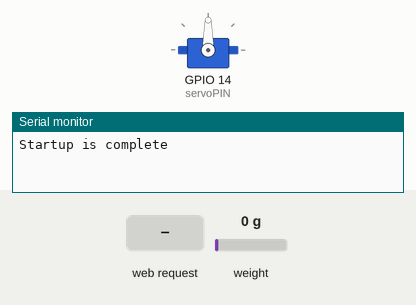
A sketch run on a simulated ESP32. Parts: servo, the last lines printed to the serial monitor. Inputs (shaded band) come from the test bench; at power-on: weight on the scale 0 g. EEPROM starts erased; no MQTT or app messages arrive unless stated.

Above: at 3.6 s.
3.7 s: HTTP request GET /lock received
At 4.6 s:
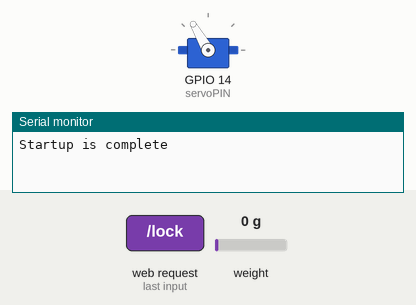
5.2 s: HTTP request GET /unlock received
At 5.7 s:
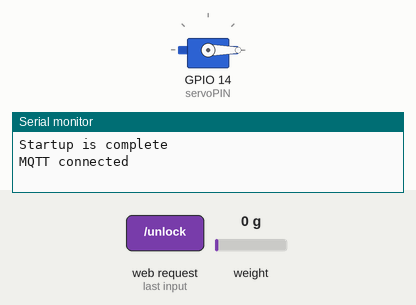
6.7 s: HTTP request GET /lock?ip_address=drive received
At 7.9 s:
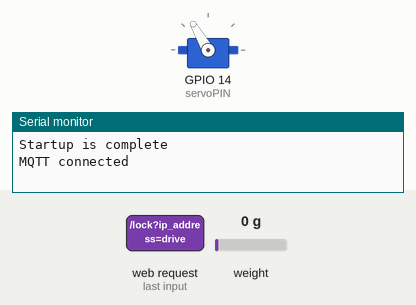
8.2 s: HTTP request GET /unlock?ip_address=drive received
At 9.2 s:
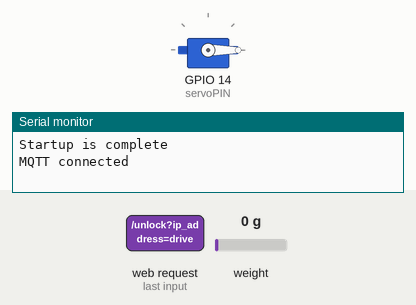
Timing chart, 0 to 10.7 s (numbered marks = the images above; inputs shaded):
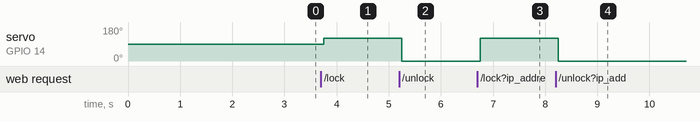

Measured:
- after the input at 3.7 s, servo on GPIO 14 (servoPIN): 90° → 120° after 0.05 s
- after the input at 5.2 s, servo on GPIO 14 (servoPIN): 120° → 0° after 0.05 s
- after the input at 6.7 s, servo on GPIO 14 (servoPIN): 0° → 120° after 0.05 s
- after the input at 8.2 s, servo on GPIO 14 (servoPIN): 120° → 0° after 0.05 s

The sketch:

front_old.ino
```cpp
// (licence header left out)
// lnclude libraries
  #include <WiFi.h>
  #include <PubSubClient.h>
  #include <ArduinoJson.h>
  #include <HX711_ADC.h>
  #include <ESP32Servo.h>
  #include <cstdlib>
  #include <ESPAsyncWebServer.h>
  #include <Preferences.h>
// setup the wifi and mqtt
  const char *ssid = "ESP32_AP";
  const char *password = "123456789";
  // IP address of the Access Point (AP)
  IPAddress local_ip(192,168,4,1);
  IPAddress gateway(192,168,4,1);
  IPAddress subnet(255,255,255,0);
  const char* mqtt_server = "192.168.4.2";
  const int mqtt_port = 1883;
  const char* mqtt_topic_drive = "outTopic/node2";
  const char* mqtt_topic_steer = "outTopic/node1";
  WiFiClient espClient;
  PubSubClient client(espClient);
  AsyncWebServer server(80);
  Preferences preferences;
// weight sensors pins and Setup
  const int HX711_dout_1 = 15; // mcu > HX711 dout pin
  const int HX711_sck_1 = 2;  // mcu > HX711 sck pin
  HX711_ADC driveaxile(HX711_dout_1, HX711_sck_1);
  unsigned long t = 0;
  float drive_weight=0;

  int trigPin=  25 ;// Arduino pin tied to trigger pin on the ultrasonic sensor.
  int echoPin =   26;// Arduino pin tied to echo pin on the ultrasonic sensor.

// define variables
  long duration;
  float temp_steer = 0;
  float temp_drive = 0;
  unsigned long lastReconnectAttempt = 0;
// define servos
  static const int servoPIN = 14;
  Servo servoPINS;


bool reconnect() {
  if (client.connect("ESP1")) {
    Serial.println("MQTT connected");
    return true;
  } else {
    Serial.print("MQTT connection failed, rc=");
    Serial.println(client.state());
    return false;
  }
}
//pins
void lockpin() {
    servoPINS.write(120);
}

void unlockpin() {
    servoPINS.write(0);
}
// read the ultrasonic data  **feedback for the dc motors**
float getdistance() {
  // Trigger ultrasonic sensor
  digitalWrite(trigPin, LOW);
  delayMicroseconds(2);
  digitalWrite(trigPin, HIGH);
  delayMicroseconds(10);
  digitalWrite(trigPin, LOW);
  // Measure echo duration
  duration = pulseIn(echoPin, HIGH);
  // Calculate distance in cm with two decimal places
  float distance = duration * 0.034 / 2.0;
  // Return distance
  return distance;
}
void setup_wifi() {
  // Setting up the AP
  WiFi.softAP(ssid, password);
  WiFi.softAPConfig(local_ip, gateway, subnet);
}
void setupServer() {
    server.on("/lock", HTTP_GET, [](AsyncWebServerRequest *request){
      lockpin();
      request->send(200, "text/plain", "Lockpin activated");
    });

    server.on("/unlock", HTTP_GET, [](AsyncWebServerRequest *request){
      unlockpin();
      request->send(200, "text/plain", "Unlockpin activated");
    });
    server.on("/set_ip", HTTP_POST, [](AsyncWebServerRequest *request){
      if (request->hasParam("ip_address", true)) {
        String ip_address = request->getParam("ip_address", true)->value();
        mqtt_server = ip_address.c_str(); // Update MQTT server address
        request->send(200, "text/plain", "MQTT IP Address updated to: " + ip_address);
      } else {
        request->send(400, "text/plain", "Missing IP Address parameter");
      }
    });
    // Calibration route
  server.on("/calibrate", HTTP_GET, [](AsyncWebServerRequest *request){
    if (request->hasParam("esp") && request->hasParam("type") && request->hasParam("weight")) {
      int esp = request->getParam("esp")->value().toInt();
      String type = request->getParam("type")->value();
      float Known_weight = request->getParam("weight")->value().toFloat();
        if (esp == 1 && type == "drive") {
         driveaxile.refreshDataSet(); //refresh the dataset to be sure that the known mass is measured correct
        float driveCalValue = driveaxile.getNewCalibration(Known_weight); // Get and set the new calibration value
        // Save the new calibration values to EEPROM
        preferences.begin("calibration", false);
        preferences.putFloat("driveCalValue", driveCalValue);
        preferences.end();
        request->send(200, "text/plain", "drive axle calibrated with factor: " + String(driveCalValue));
      } else {
        request->send(400, "text/plain", "Invalid parameters");
      }
    } else {
      request->send(400, "text/plain", "Missing parameters");
    }
  });
    server.on("/tare", HTTP_GET, [](AsyncWebServerRequest *request){
    if (request->hasParam("esp") && request->hasParam("type")) {
      int esp = request->getParam("esp")->value().toInt();
      String type = request->getParam("type")->value();
        if (esp == 1 && type == "drive") {
        driveaxile.tareNoDelay();
        request->send(200, "text/plain", "drive axle tared");
      } else {
        request->send(400, "text/plain", "Invalid parameters");
      }
    } else {
      request->send(400, "text/plain", "Missing parameters");
    }
  });
    // Start the server
    server.begin();}

// read the weight sensor and send the data to the flask app through mqtt client
void send(){
  static boolean newDataReady1 = 0;
  const int serialPrintInterval = 200; // increase value to slow down serial print activity
  // Check for new data from the first sensor
  if (driveaxile.update()) newDataReady1 = true;
  // Get smoothed value from the first sensor dataset
  if (newDataReady1) {
    if (millis() > t + serialPrintInterval) {
      drive_weight = driveaxile.getData()/1000;
      if(drive_weight<0){
        temp_drive=drive_weight;
        drive_weight=0;
      }
      }
      //compensate here
      if( drive_weight>0.25){
        drive_weight=drive_weight+temp_drive;
      }
  }

}
void setup() {
  Serial.begin(57600);
  //define the pins
  pinMode(trigPin, OUTPUT);
  pinMode(echoPin, INPUT);
  servoPINS.attach(servoPIN);
  setup_wifi();
  setupServer();
  client.setServer(mqtt_server, mqtt_port);
  driveaxile.begin();
  unsigned long stabilizingtime = 2000;
  boolean _tare = true;
  driveaxile.start(stabilizingtime, _tare);
  // Check for initialization errors
  if (driveaxile.getTareTimeoutFlag() || driveaxile.getSignalTimeoutFlag()) {
    Serial.println("Timeout, check MCU>HX711 wiring and pin designations");
    while (1);
  } else {
    preferences.begin("calibration", true);
    float driveCalValue = preferences.getFloat("driveCalValue", 332.66); // Default to 195.08 if not set
    preferences.end();
    driveaxile.setCalFactor(driveCalValue);
    Serial.println("Startup is complete");
  }
}
void loop() {
  if (!client.connected()) {
    unsigned long now = millis();
    if (now - lastReconnectAttempt > 5000) {  // Try to reconnect every 5 seconds
      lastReconnectAttempt = now;
      if (reconnect()) {
        lastReconnectAttempt = 0;
      }
    }
  } else {
    client.loop();
     send();

    String drive_data_str = String(drive_weight);

    client.publish(mqtt_topic_drive, drive_data_str.c_str());
    delay(300);
    client.publish(mqtt_topic_steer, "0.3");
    delay(300);
    if (driveaxile.getTareStatus() == true) {
      delay(500);}
  }
    if (Serial.available() > 0) {
    char inByte = Serial.read();
    if (inByte == 't') {
      driveaxile.tareNoDelay(); // Tare the first sensor
    }
  }

}
```
